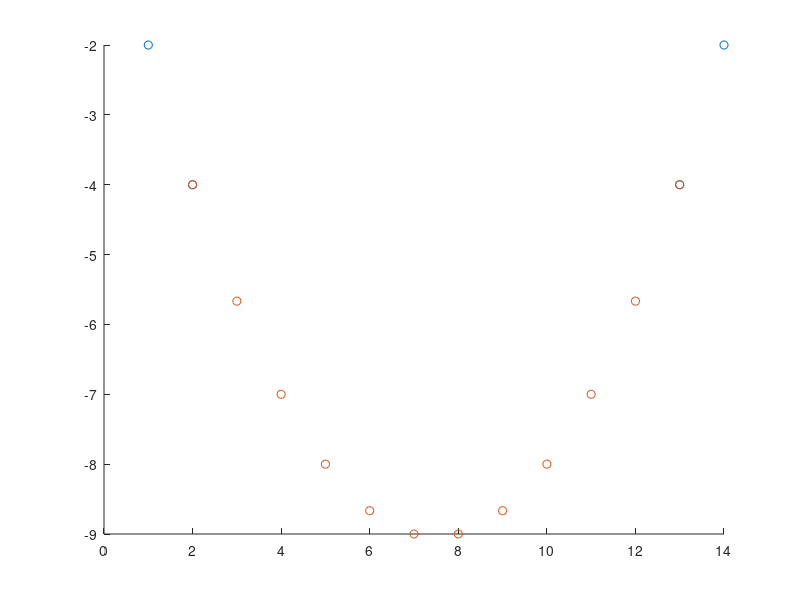
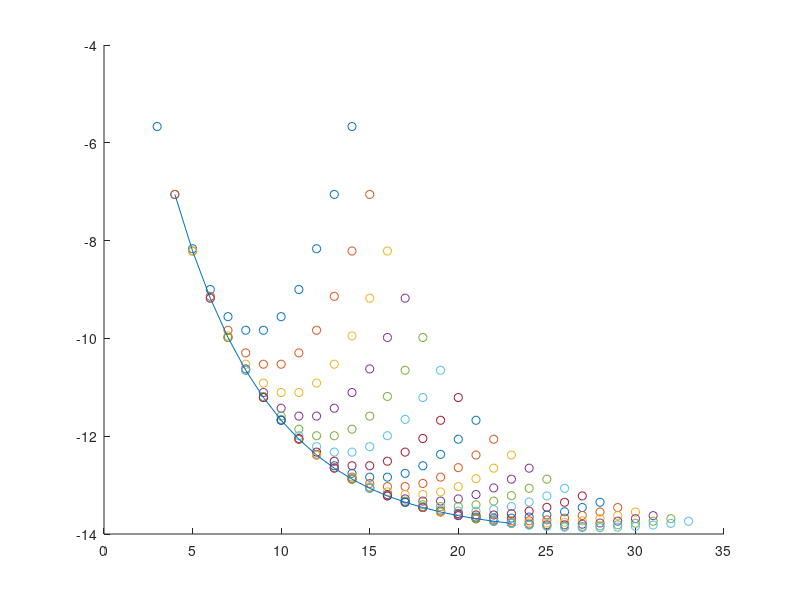

The MATLAB script that drew these images, in order: (Note: this script raises an error after producing the figures.)
clear;clc;close all

%%
% Points
x_1 = 1; y_1 = -2;
x_2 = 2; y_2 = -4;
x_3 = 13; y_3 = -4;
x_4 = 14; y_4 = -2;

% Lagrange interpolation
x = x_2:1:x_3;
y = ((x - x_2).*(x - x_3))./((x_1 - x_2).*(x_1 - x_3))*y_1...
    +((x - x_1).*(x - x_3))./((x_2 - x_1).*(x_2 - x_3))*y_2...
    +((x - x_1).*(x - x_2))./((x_3 - x_1).*(x_3 - x_2))*y_3;

% figure
figure
scatter([x_1, x_2, x_3, x_4],[y_1, y_2, y_3, y_4])
hold on
scatter(x,y)

%%
figure
p_next = [];
legend_tag = {};
for i=1:1:20
    % 
    x_1 = x(1); y_1 = y(1);
    x_2 = x(2); y_2 = y(2);
    x_3 = x(1)+12; y_3 = y(2);
    x_4 = x(2)+12; y_4 = y(1);
    
    % Lagrange interpolation
    x = x_2:1:x_3;
    y = ((x - x_2).*(x - x_3))./((x_1 - x_2).*(x_1 - x_3))*y_1...
        +((x - x_1).*(x - x_3))./((x_2 - x_1).*(x_2 - x_3))*y_2...
        +((x - x_1).*(x - x_2))./((x_3 - x_1).*(x_3 - x_2))*y_3;
    
    % figure
    scatter(x,y)
    hold on
    
    legend_tag{i} = num2str(i);
    p_next = [p_next;x(2), y(2)];
end

plot(p_next(:,1),p_next(:,2))
legend(legend_tag,"Line")